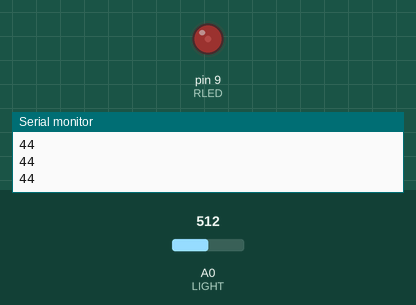
The sketch below on a simulated Arduino Uno, built with avr-gcc and run on an emulated ATmega328P. On the bench: output pins drawn as LEDs (lit = HIGH), the last lines printed to the serial monitor. Inputs (shaded band) come from the test bench; at power-on: A0 (LIGHT) = 512.

Above: at 1.3 s.
1.4 s: A0 (LIGHT) set to 420
At 2.2 s:
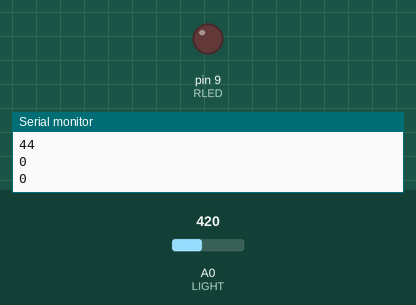
3.0 s: A0 (LIGHT) set to 443
At 3.4 s:
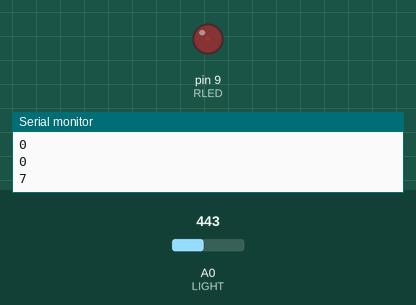
4.5 s: A0 (LIGHT) set to 716
At 5.7 s:
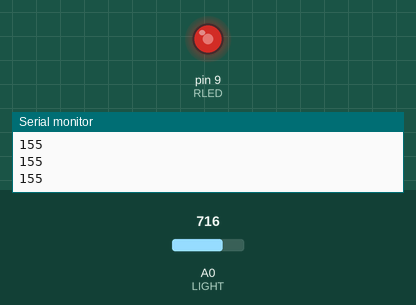
6.0 s: A0 (LIGHT) set to 900
At 6.9 s:
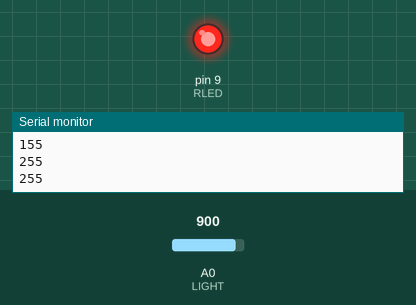
7.5 s: A0 (LIGHT) set to 306
At 8.1 s:
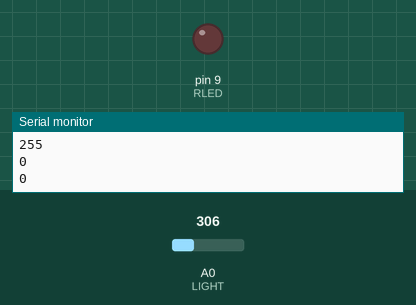
9.0 s: A0 (LIGHT) set to 910
At 10.4 s:
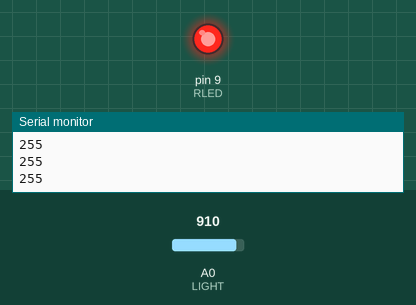
Timing chart, 0 to 11.5 s (numbered marks = the images above; inputs shaded):
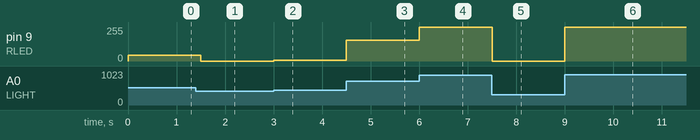

The sketch:

photoRegister.ino
```cpp
// photoregister(조도센서, 광센서, cds) 연습

const int RLED = 9;
const int LIGHT = 0;
const int MIN_LIGHT = 430;
const int MAX_LIGHT = 900;
int val = 0;

void setup() {
  pinMode(RLED, OUTPUT);
  Serial.begin(9600);
}

void loop() {
  val = analogRead(LIGHT);
  val = map(val, MIN_LIGHT, MAX_LIGHT, 0, 255);
  val = constrain(val, 0, 255);

  analogWrite(RLED, val);
  Serial.println(val);
  delay(500);
}
```

Measured:
- after the input at 1.4 s, pin 9 (RLED): 44/255 → 0/255 after 0.10 s
- after the input at 3.0 s, pin 9 (RLED): 0/255 → 7/255 at once
- after the input at 4.5 s, pin 9 (RLED): 7/255 → 155/255 at once
- after the input at 6.0 s, pin 9 (RLED): 155/255 → 255/255 at once
- after the input at 7.5 s, pin 9 (RLED): 255/255 → 0/255 at once
- after the input at 9.0 s, pin 9 (RLED): 0/255 → 255/255 at once
